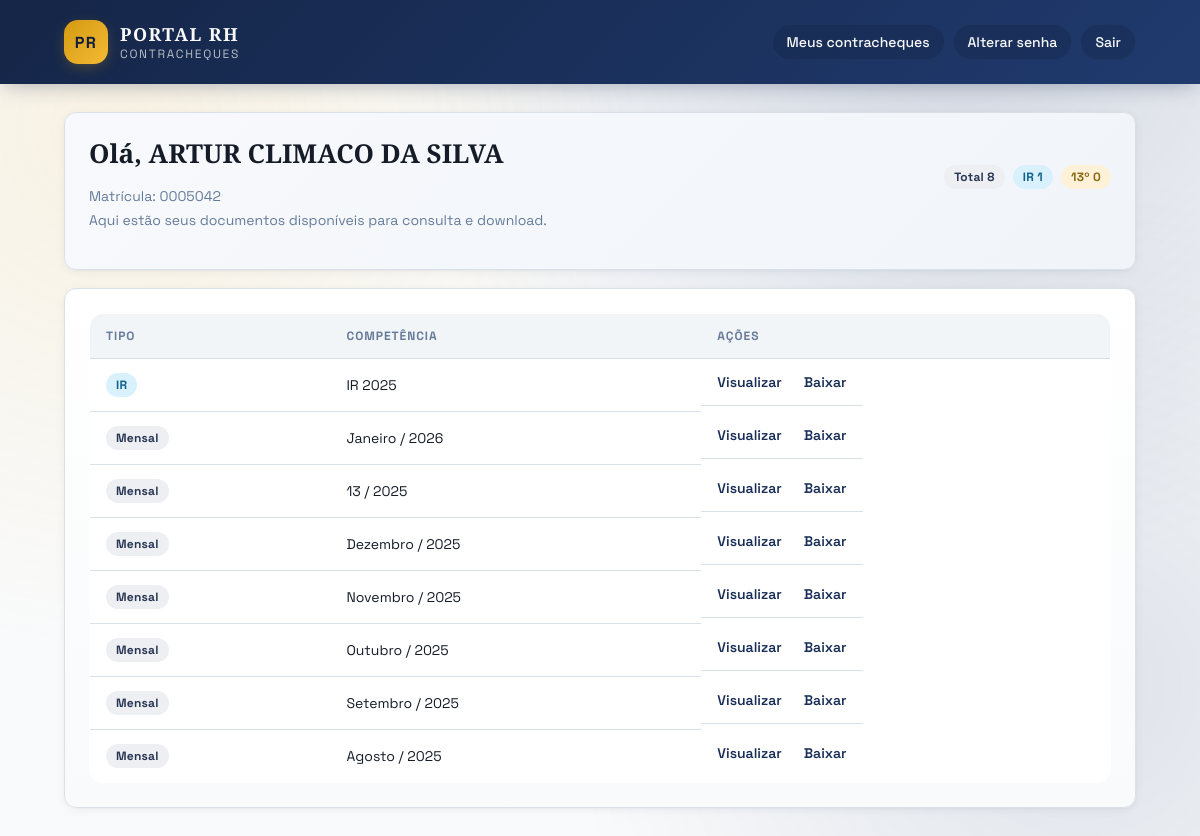
The app's page /dashboard (signed in) with its own data.
### tables this page shows
CREATE TABLE users (
    id INTEGER PRIMARY KEY AUTOINCREMENT,
    matricula TEXT NOT NULL UNIQUE,
    nome TEXT,
    password_hash TEXT NOT NULL,
    must_change_password INTEGER NOT NULL DEFAULT 1
, cpf TEXT, department TEXT, position TEXT, email TEXT, is_admin INTEGER NOT NULL DEFAULT 0, last_login_at TEXT, complemento TEXT);

CREATE TABLE payslips (
    id INTEGER PRIMARY KEY AUTOINCREMENT,
    user_id INTEGER NOT NULL,
    referencia TEXT NOT NULL,
    file_path TEXT NOT NULL, file_name TEXT, issued_by_admin INTEGER NOT NULL DEFAULT 0, viewed_at TEXT, downloaded_at TEXT,
    UNIQUE(user_id, referencia),
    FOREIGN KEY (user_id) REFERENCES users(id) ON DELETE CASCADE
);

### app_sqlite.py (the view)
@app.route("/dashboard")
@login_required
def dashboard():
    uid = current_user_id()
    conn = get_db()
    cur = conn.cursor()
    cur.execute("SELECT matricula, COALESCE(nome,'') FROM users WHERE id=?", (uid,))
    row = cur.fetchone()
    matricula = row[0] if row else ""
    nome = row[1] or "Nome não cadastrado"
    cur.execute(
        """
        SELECT id, referencia, file_path
        FROM payslips
        WHERE user_id=?
        ORDER BY (referencia IS NULL) ASC, referencia DESC, id DESC
        """,
        (uid,)
    )
    payslips = cur.fetchall()
    cur.close()
    conn.close()
    months = {
        "01": "Janeiro", "02": "Fevereiro", "03": "Março", "04": "Abril",
        "05": "Maio", "06": "Junho", "07": "Julho", "08": "Agosto",
        "09": "Setembro", "10": "Outubro", "11": "Novembro", "12": "Dezembro",
    }
    def format_ref(ref: str) -> str:
        ref = ref or ""
        if ref.startswith("IR-") and len(ref) >= 6:
            return f"IR {ref[3:]}"
        if ref.startswith("13-") and len(ref) >= 6:
            return f"13º {ref[3:]}"
        parts = ref.split("-")
        if len(parts) == 2 and parts[0].isdigit():
            year, month = parts
            return f"{months.get(month, month)} / {year}"
        return ref or "sem-ref"
    normalized = []
    total = 0
    total_ir = 0
    total_13 = 0
    for pid, ref, file_path in payslips:
        abs_path = _normalize_to_abs(file_path)
        total += 1
        if (ref or "").startswith("IR-"):
            total_ir += 1
        elif (ref or "").startswith("13-"):
            total_13 += 1
        normalized.append({
            "id": pid,
            "referencia": ref or "sem-ref",
            "label": format_ref(ref or ""),
            "abs_path": abs_path
        })
    return render_template("dashboard.html",
                           payslips=normalized,
                           total=total,
                           total_ir=total_ir,
                           total_13=total_13,
                           matricula=matricula,
                           nome=nome)

### app_sqlite.py (called while the page is built)
def get_db():
    conn = sqlite3.connect(DB_PATH)
    conn.row_factory = sqlite3.Row
    conn.execute("PRAGMA journal_mode=WAL;")
    conn.execute("PRAGMA synchronous=NORMAL;")
    conn.execute("PRAGMA foreign_keys=ON;")
    return conn

def _normalize_to_abs(p: str) -> str:
    p = (p or "").replace("\\", "/")
    P = Path(p)
    if not P.is_absolute():
        P = Path(os.getcwd()) / P
    return str(P.resolve())

def current_user_id():
    return session.get("user_id")

def login_required(fn):
    from functools import wraps
    @wraps(fn)
    def wrapper(*args, **kwargs):
        if not current_user_id():
            return redirect(url_for("login"))
        return fn(*args, **kwargs)
    return wrapper

### templates/dashboard.html
{% extends "base.html" %}
{% block content %}
<section class="card-elevated dashboard-hero">
  <div class="hero-header">
    <div>
      <h2 class="page-title">Ol&aacute;, {{ nome }}</h2>
      <p class="muted-text">Matr&iacute;cula: {{ matricula }}</p>
    </div>
    <div class="hero-badges">
      <span class="badge badge-neutral">Total {{ total }}</span>
      <span class="badge badge-ir">IR {{ total_ir }}</span>
      <span class="badge badge-13">13&ordm; {{ total_13 }}</span>
    </div>
  </div>
  <p class="page-subtitle">Aqui est&atilde;o seus documentos dispon&iacute;veis para consulta e download.</p>
</section>
<section class="card-elevated dashboard-card">
  {% if payslips %}
  <table class="table">
    <thead>
      <tr>
        <th>Tipo</th>
        <th>Compet&ecirc;ncia</th>
        <th class="text-right">A&ccedil;&otilde;es</th>
      </tr>
    </thead>
    <tbody>
    {% for p in payslips %}
      <tr class="payslip-row">
        <td>
          {% if p.referencia.startswith('IR-') %}
            <span class="badge badge-ir">IR</span>
          {% elif p.referencia.startswith('13-') %}
            <span class="badge badge-13">13&ordm;</span>
          {% else %}
            <span class="badge badge-neutral">Mensal</span>
          {% endif %}
        </td>
        <td>{{ p.label }}</td>
        <td class="action-links text-right">
          <a href="{{ url_for('view_pdf', path=p.abs_path, pid=p.id) }}" target="_blank">Visualizar</a>
          <a href="{{ url_for('download_pdf', path=p.abs_path, pid=p.id) }}">Baixar</a>
        </td>
      </tr>
    {% endfor %}
    </tbody>
  </table>
  {% else %}
  <div class="empty-state">N&atilde;o h&aacute; documentos dispon&iacute;veis.</div>
  {% endif %}
</section>
{% endblock %}

### templates/base.html (shortened to what this page needs)
<!doctype html>
<html lang="pt-br">
<head>
  <link href="{{ url_for('static', filename='style.css') }}" rel="stylesheet">
</head>
<body>
  <header class="topbar">
    <div class="container topbar-inner">
      <div class="brand">
        <div class="brand-mark">PR</div>
        <div>
          <span class="brand-title">Portal RH</span>
          <span class="brand-subtitle">Contracheques</span>
        </div>
      </div>
      {% if session.user_id %}
      <nav class="nav-actions">
        <a class="nav-link" href="{{ url_for('dashboard') }}">Meus contracheques</a>
        <a class="nav-link" href="{{ url_for('change_password') }}">Alterar senha</a>
        <a class="nav-link" href="{{ url_for('logout') }}">Sair</a>
      </nav>
      {% endif %}
    </div>
  </header>
  <main class="container main-content">
    {% block content %}{% endblock %}
  </main>
</body>
</html>

### records on screen
users: nome "ARTUR CLIMACO DA SILVA", matricula "0005042"
payslips: referencia "IR", label "IR 2025"
payslips: referencia "Mensal", label "Janeiro / 2026"
payslips: referencia "Mensal", label "13 / 2025"
payslips: referencia "Mensal", label "Dezembro / 2025"
payslips: referencia "Mensal", label "Novembro / 2025"
payslips: referencia "Mensal", label "Outubro / 2025"
payslips: referencia "Mensal", label "Setembro / 2025"
payslips: referencia "Mensal", label "Agosto / 2025"

### other values on screen
{{ total }} "8"
{{ total_ir }} "1"
{{ total_13 }} "0"
